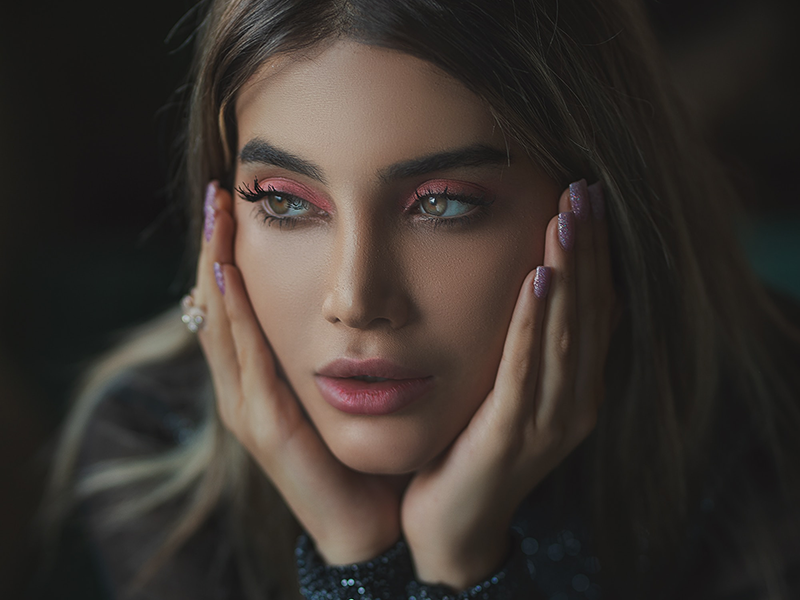
#> input picture kadai_05/resource/original.png, 800 x 600 px
$ python kadai_05.py
#> lines starting #> are read from the running program, lines starting #| are printed output that depends on the picture; after the words box and inside, x2 and y2 are one past the last pixel; in counts of white or black regions, pixels touching at a corner belong together
# 課題５　判別分析法
# 判別分析法を用いて画像二値化せよ.

# --------------------------------------------
# インポート
# --------------------------------------------

# OpenCV 読み込み
import cv2
# MatPlotLib 読み込み
from matplotlib import pyplot as plt
from mpl_toolkits.axes_grid1 import make_axes_locatable

# --------------------------------------------
# 関数
# --------------------------------------------

# OpenCVのグレースケール画像をMatplotlibで表示する
def image_show(orig_img):
    # 解像度
    resolution = 72
    # figure作成
    fig = plt.figure(figsize=(orig_img.shape[1] / resolution, orig_img.shape[0] / resolution), dpi=resolution)
    # figure内にaxis追加
    ax = plt.subplot(111)
    # axisに画像を表示する
    im = ax.imshow(orig_img, cmap="gray")
    # axisに図を追加できるように
    divider = make_axes_locatable(ax)
    # axisの右に、2％の大きさの図を0.1インチの隙間を空けて生成
    cax = divider.append_axes("right", size="2%", pad=0.1)
    # 作成した部分にカラーバーを生成
    fig.colorbar(im, cax=cax, orientation='vertical')
    plt.show()


# 判別分析法でしきい値を求める
# [70 lines left out: function get_otsu_threshold, not called in this run]


# --------------------------------------------
# 処理
# --------------------------------------------

# ファイルから画像を読み込み
src_img = cv2.imread('resource/original.png')
#> src_img is the input picture: shape (600, 800, 3); mean B, G, R 47.2, 52.3, 59.7
gray_img = cv2.cvtColor(src_img, cv2.COLOR_BGR2GRAY)
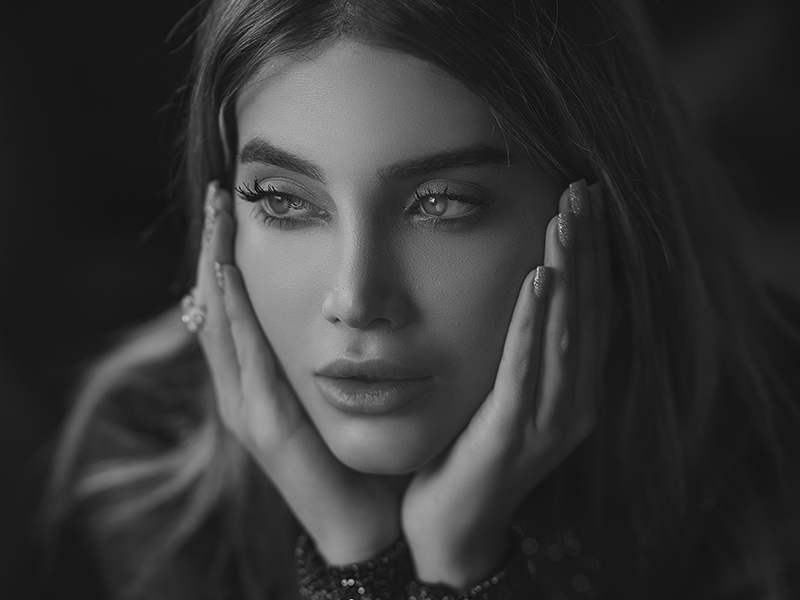
#> gray_img: shape (600, 800); min 1, max 236, mean 54

# グレー画像を表示して待機
image_show(gray_img)
#> in image_show, `plt.show()`:
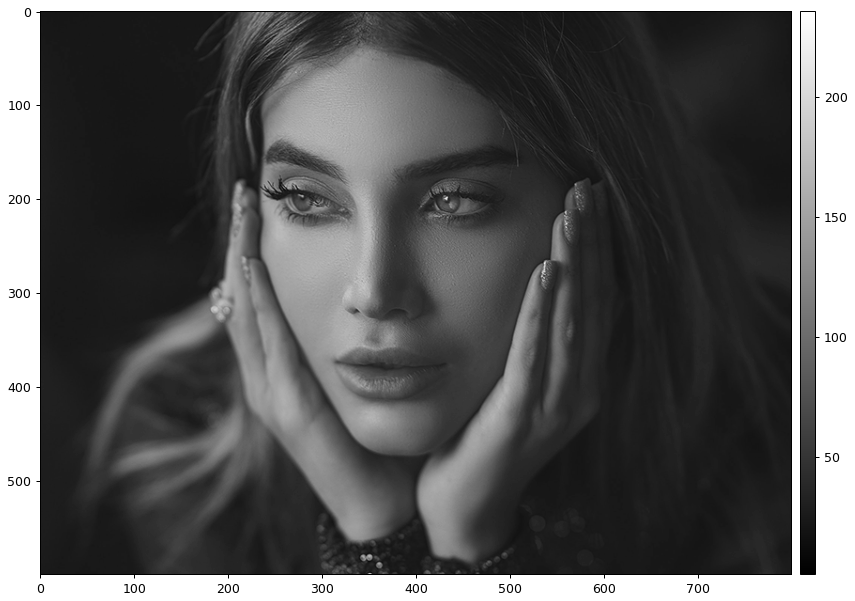
#> figure drawn by matplotlib, 2 panels
input("Displaying gray image. Hit Enter.\n")
#> the answer given: resource/original.png

# 判別分析法
# 画像をコピー
post_img = gray_img.copy()
# しきい値を計算
#thresh = get_otsu_threshold(post_img)
th, post_img = cv2.threshold(post_img,0,255,cv2.THRESH_BINARY+cv2.THRESH_OTSU)
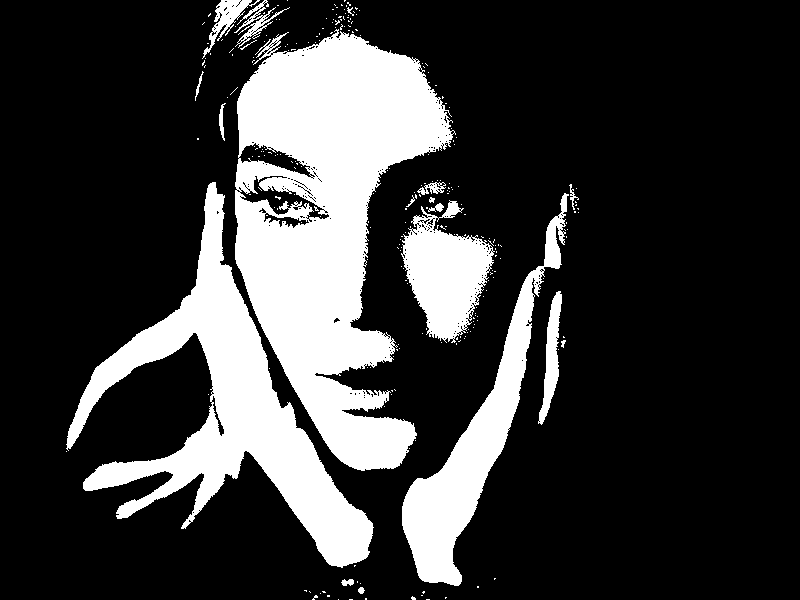
#> post_img: shape (600, 800); 22.3% white; 259 white regions (240 under 20 px), largest, box (x1, y1, x2, y2) and area: (235, 29, 456, 471) 52308, (66, 182, 374, 568) 30157, (402, 193, 569, 586) 13325
#> th = 77
# 2階調化
# post_img = (post_img > thresh) * 255
# 画像を表示して待機
image_show(post_img)
#> in image_show (call 2), `plt.show()`:
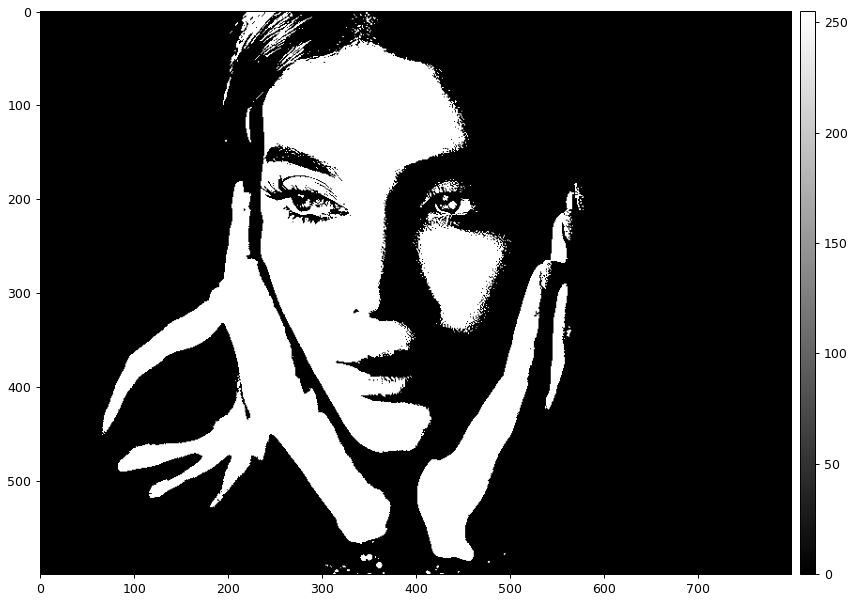
#> figure drawn by matplotlib, 2 panels
input("Displaying 2 color image. Hit Enter.\n")
#> the answer given: resource/original.png


# プログラム終了
quit()
#> (the program exits here)
